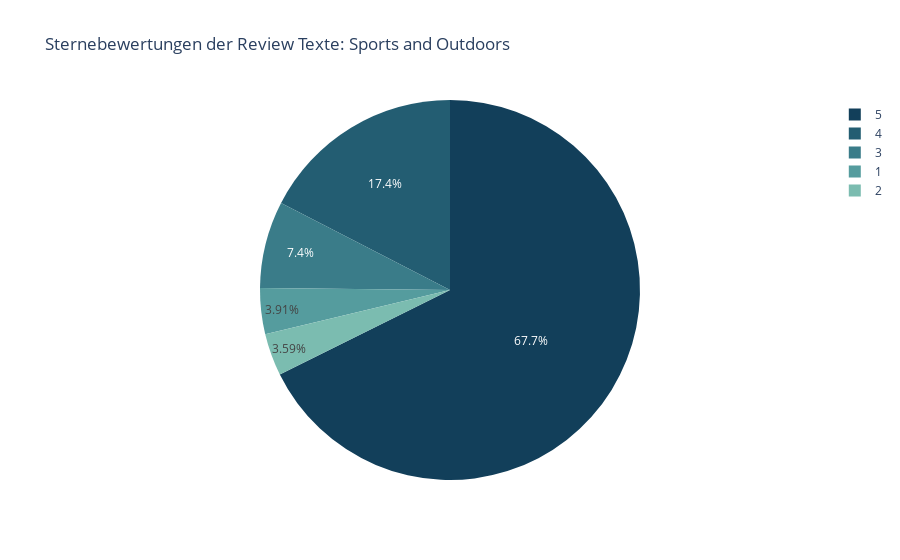

Notebook code cell kept with this figure:
### Markdown cell above
### 4.2.3. overall

Die Spalte "overall" gibt eine Sternebewertung für das Produkt an. Die Produkte können von einem bis fünf bewertet werden. Die Abbildung zeigt die Häufigkeiten, mit welchen die Produkte die jeweiligen Sterne erhalten haben.

### Code cell
# Gruppieren und Zählen der Sterne-Bewertungen
stars_df = review_df.groupby(["overall"]).size().reset_index(name="count")

# Ausgabe
stars_fig = px.pie(stars_df, values="count", names="overall", title="Sternebewertungen der Review Texte: Sports and Outdoors",
                   color_discrete_sequence=px.colors.sequential.Darkmint_r)
stars_fig

### Figure 1 — Plotly figure (JSON) as saved in the notebook; plotly's stock layout.template omitted (floating-point values rounded to 4 significant figures)
{"data": [{"domain": {"x": [0, 1], "y": [0, 1]}, "hovertemplate": "overall=%{label}<br>count=%{value}<extra></extra>", "labels": [1, 2, 3, 4, 5], "legendgroup": "", "name": "", "showlegend": true, "type": "pie", "values": [105165, 96377, 198930, 468656, 1818987]}], "layout": {"legend": {"tracegroupgap": 0}, "piecolorway": ["rgb(18, 63, 90)", "rgb(35, 93, 114)", "rgb(58, 124, 137)", "rgb(85, 156, 158)", "rgb(123, 188, 176)", "rgb(165, 219, 194)", "rgb(210, 251, 212)"], "title": {"text": "Sternebewertungen der Review Texte: Sports and Outdoors"}}}
